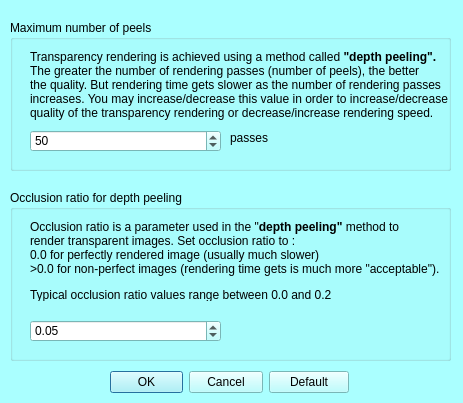
<?xml version="1.0" encoding="UTF-8"?>
<ui version="4.0">
 <class>mqRendererOptionsDialog</class>
 <widget class="QDialog" name="mqRendererOptionsDialog">
  <property name="geometry">
   <rect>
    <x>0</x>
    <y>0</y>
    <width>463</width>
    <height>403</height>
   </rect>
  </property>
  <property name="palette">
   <palette>
    <active>
     <colorrole role="WindowText">
      <brush brushstyle="SolidPattern">
       <color alpha="255">
        <red>0</red>
        <green>0</green>
        <blue>0</blue>
       </color>
      </brush>
     </colorrole>
     <colorrole role="Button">
      <brush brushstyle="SolidPattern">
       <color alpha="255">
        <red>170</red>
        <green>255</green>
        <blue>255</blue>
       </color>
      </brush>
     </colorrole>
     <colorrole role="Light">
      <brush brushstyle="SolidPattern">
       <color alpha="255">
        <red>255</red>
        <green>255</green>
        <blue>255</blue>
       </color>
      </brush>
     </colorrole>
     <colorrole role="Midlight">
      <brush brushstyle="SolidPattern">
       <color alpha="255">
        <red>212</red>
        <green>255</green>
        <blue>255</blue>
       </color>
      </brush>
     </colorrole>
     <colorrole role="Dark">
      <brush brushstyle="SolidPattern">
       <color alpha="255">
        <red>85</red>
        <green>127</green>
        <blue>127</blue>
       </color>
      </brush>
     </colorrole>
     <colorrole role="Mid">
      <brush brushstyle="SolidPattern">
       <color alpha="255">
        <red>113</red>
        <green>170</green>
        <blue>170</blue>
       </color>
      </brush>
     </colorrole>
     <colorrole role="Text">
      <brush brushstyle="SolidPattern">
       <color alpha="255">
        <red>0</red>
        <green>0</green>
        <blue>0</blue>
       </color>
      </brush>
     </colorrole>
     <colorrole role="BrightText">
      <brush brushstyle="SolidPattern">
       <color alpha="255">
        <red>255</red>
        <green>255</green>
        <blue>255</blue>
       </color>
      </brush>
     </colorrole>
     <colorrole role="ButtonText">
      <brush brushstyle="SolidPattern">
       <color alpha="255">
        <red>0</red>
        <green>0</green>
        <blue>0</blue>
       </color>
      </brush>
     </colorrole>
     <colorrole role="Base">
      <brush brushstyle="SolidPattern">
       <color alpha="255">
        <red>255</red>
        <green>255</green>
        <blue>255</blue>
       </color>
      </brush>
     </colorrole>
     <colorrole role="Window">
      <brush brushstyle="SolidPattern">
       <color alpha="255">
        <red>170</red>
        <green>255</green>
        <blue>255</blue>
       </color>
      </brush>
     </colorrole>
     <colorrole role="Shadow">
      <brush brushstyle="SolidPattern">
       <color alpha="255">
        <red>0</red>
        <green>0</green>
        <blue>0</blue>
       </color>
      </brush>
     </colorrole>
     <colorrole role="AlternateBase">
      <brush brushstyle="SolidPattern">
       <color alpha="255">
        <red>212</red>
        <green>255</green>
        <blue>255</blue>
       </color>
      </brush>
     </colorrole>
     <colorrole role="ToolTipBase">
      <brush brushstyle="SolidPattern">
       <color alpha="255">
        <red>255</red>
        <green>255</green>
        <blue>220</blue>
       </color>
      </brush>
     </colorrole>
     <colorrole role="ToolTipText">
      <brush brushstyle="SolidPattern">
       <color alpha="255">
        <red>0</red>
        <green>0</green>
        <blue>0</blue>
       </color>
      </brush>
     </colorrole>
     <colorrole role="PlaceholderText">
      <brush brushstyle="NoBrush">
       <color alpha="128">
        <red>0</red>
        <green>0</green>
        <blue>0</blue>
       </color>
      </brush>
     </colorrole>
    </active>
    <inactive>
     <colorrole role="WindowText">
      <brush brushstyle="SolidPattern">
       <color alpha="255">
        <red>0</red>
        <green>0</green>
        <blue>0</blue>
       </color>
      </brush>
     </colorrole>
     <colorrole role="Button">
      <brush brushstyle="SolidPattern">
       <color alpha="255">
        <red>170</red>
        <green>255</green>
        <blue>255</blue>
       </color>
      </brush>
     </colorrole>
     <colorrole role="Light">
      <brush brushstyle="SolidPattern">
       <color alpha="255">
        <red>255</red>
        <green>255</green>
        <blue>255</blue>
       </color>
      </brush>
     </colorrole>
     <colorrole role="Midlight">
      <brush brushstyle="SolidPattern">
       <color alpha="255">
        <red>212</red>
        <green>255</green>
        <blue>255</blue>
       </color>
      </brush>
     </colorrole>
     <colorrole role="Dark">
      <brush brushstyle="SolidPattern">
       <color alpha="255">
        <red>85</red>
        <green>127</green>
        <blue>127</blue>
       </color>
      </brush>
     </colorrole>
     <colorrole role="Mid">
      <brush brushstyle="SolidPattern">
       <color alpha="255">
        <red>113</red>
        <green>170</green>
        <blue>170</blue>
       </color>
      </brush>
     </colorrole>
     <colorrole role="Text">
      <brush brushstyle="SolidPattern">
       <color alpha="255">
        <red>0</red>
        <green>0</green>
        <blue>0</blue>
       </color>
      </brush>
     </colorrole>
     <colorrole role="BrightText">
      <brush brushstyle="SolidPattern">
       <color alpha="255">
        <red>255</red>
        <green>255</green>
        <blue>255</blue>
       </color>
      </brush>
     </colorrole>
     <colorrole role="ButtonText">
      <brush brushstyle="SolidPattern">
       <color alpha="255">
        <red>0</red>
        <green>0</green>
        <blue>0</blue>
       </color>
      </brush>
     </colorrole>
     <colorrole role="Base">
      <brush brushstyle="SolidPattern">
       <color alpha="255">
        <red>255</red>
        <green>255</green>
        <blue>255</blue>
       </color>
      </brush>
     </colorrole>
     <colorrole role="Window">
      <brush brushstyle="SolidPattern">
       <color alpha="255">
        <red>170</red>
        <green>255</green>
        <blue>255</blue>
       </color>
      </brush>
     </colorrole>
     <colorrole role="Shadow">
      <brush brushstyle="SolidPattern">
       <color alpha="255">
        <red>0</red>
        <green>0</green>
        <blue>0</blue>
       </color>
      </brush>
     </colorrole>
     <colorrole role="AlternateBase">
      <brush brushstyle="SolidPattern">
       <color alpha="255">
        <red>212</red>
        <green>255</green>
        <blue>255</blue>
       </color>
      </brush>
     </colorrole>
     <colorrole role="ToolTipBase">
      <brush brushstyle="SolidPattern">
       <color alpha="255">
        <red>255</red>
        <green>255</green>
        <blue>220</blue>
       </color>
      </brush>
     </colorrole>
     <colorrole role="ToolTipText">
      <brush brushstyle="SolidPattern">
       <color alpha="255">
        <red>0</red>
        <green>0</green>
        <blue>0</blue>
       </color>
      </brush>
     </colorrole>
     <colorrole role="PlaceholderText">
      <brush brushstyle="NoBrush">
       <color alpha="128">
        <red>0</red>
        <green>0</green>
        <blue>0</blue>
       </color>
      </brush>
     </colorrole>
    </inactive>
    <disabled>
     <colorrole role="WindowText">
      <brush brushstyle="SolidPattern">
       <color alpha="255">
        <red>85</red>
        <green>127</green>
        <blue>127</blue>
       </color>
      </brush>
     </colorrole>
     <colorrole role="Button">
      <brush brushstyle="SolidPattern">
       <color alpha="255">
        <red>170</red>
        <green>255</green>
        <blue>255</blue>
       </color>
      </brush>
     </colorrole>
     <colorrole role="Light">
      <brush brushstyle="SolidPattern">
       <color alpha="255">
        <red>255</red>
        <green>255</green>
        <blue>255</blue>
       </color>
      </brush>
     </colorrole>
     <colorrole role="Midlight">
      <brush brushstyle="SolidPattern">
       <color alpha="255">
        <red>212</red>
        <green>255</green>
        <blue>255</blue>
       </color>
      </brush>
     </colorrole>
     <colorrole role="Dark">
      <brush brushstyle="SolidPattern">
       <color alpha="255">
        <red>85</red>
        <green>127</green>
        <blue>127</blue>
       </color>
      </brush>
     </colorrole>
     <colorrole role="Mid">
      <brush brushstyle="SolidPattern">
       <color alpha="255">
        <red>113</red>
        <green>170</green>
        <blue>170</blue>
       </color>
      </brush>
     </colorrole>
     <colorrole role="Text">
      <brush brushstyle="SolidPattern">
       <color alpha="255">
        <red>85</red>
        <green>127</green>
        <blue>127</blue>
       </color>
      </brush>
     </colorrole>
     <colorrole role="BrightText">
      <brush brushstyle="SolidPattern">
       <color alpha="255">
        <red>255</red>
        <green>255</green>
        <blue>255</blue>
       </color>
      </brush>
     </colorrole>
     <colorrole role="ButtonText">
      <brush brushstyle="SolidPattern">
       <color alpha="255">
        <red>85</red>
        <green>127</green>
        <blue>127</blue>
       </color>
      </brush>
     </colorrole>
     <colorrole role="Base">
      <brush brushstyle="SolidPattern">
       <color alpha="255">
        <red>170</red>
        <green>255</green>
        <blue>255</blue>
       </color>
      </brush>
     </colorrole>
     <colorrole role="Window">
      <brush brushstyle="SolidPattern">
       <color alpha="255">
        <red>170</red>
        <green>255</green>
        <blue>255</blue>
       </color>
      </brush>
     </colorrole>
     <colorrole role="Shadow">
      <brush brushstyle="SolidPattern">
       <color alpha="255">
        <red>0</red>
        <green>0</green>
        <blue>0</blue>
       </color>
      </brush>
     </colorrole>
     <colorrole role="AlternateBase">
      <brush brushstyle="SolidPattern">
       <color alpha="255">
        <red>170</red>
        <green>255</green>
        <blue>255</blue>
       </color>
      </brush>
     </colorrole>
     <colorrole role="ToolTipBase">
      <brush brushstyle="SolidPattern">
       <color alpha="255">
        <red>255</red>
        <green>255</green>
        <blue>220</blue>
       </color>
      </brush>
     </colorrole>
     <colorrole role="ToolTipText">
      <brush brushstyle="SolidPattern">
       <color alpha="255">
        <red>0</red>
        <green>0</green>
        <blue>0</blue>
       </color>
      </brush>
     </colorrole>
     <colorrole role="PlaceholderText">
      <brush brushstyle="NoBrush">
       <color alpha="128">
        <red>0</red>
        <green>0</green>
        <blue>0</blue>
       </color>
      </brush>
     </colorrole>
    </disabled>
   </palette>
  </property>
  <property name="windowTitle">
   <string>Renderer options</string>
  </property>
  <widget class="QWidget" name="layoutWidget">
   <property name="geometry">
    <rect>
     <x>110</x>
     <y>370</y>
     <width>239</width>
     <height>25</height>
    </rect>
   </property>
   <layout class="QHBoxLayout" name="horizontalLayout_2">
    <item>
     <widget class="QDialogButtonBox" name="buttonBox">
      <property name="orientation">
       <enum>Qt::Horizontal</enum>
      </property>
      <property name="standardButtons">
       <set>QDialogButtonBox::Cancel|QDialogButtonBox::Ok</set>
      </property>
     </widget>
    </item>
    <item>
     <widget class="QPushButton" name="reinit">
      <property name="text">
       <string>Default</string>
      </property>
     </widget>
    </item>
   </layout>
  </widget>
  <widget class="QGroupBox" name="groupBox_2">
   <property name="geometry">
    <rect>
     <x>10</x>
     <y>20</y>
     <width>441</width>
     <height>151</height>
    </rect>
   </property>
   <property name="title">
    <string>Maximum number of peels</string>
   </property>
   <widget class="QLabel" name="label_9">
    <property name="geometry">
     <rect>
      <x>20</x>
      <y>30</y>
      <width>1791</width>
      <height>71</height>
     </rect>
    </property>
    <property name="text">
     <string>&lt;html&gt;&lt;head/&gt;&lt;body&gt;&lt;p&gt;Transparency rendering is achieved using a method called&lt;span style=&quot; font-weight:600;&quot;&gt; &amp;quot;depth peeling&amp;quot;. &lt;br/&gt;&lt;/span&gt;The greater the number of rendering passes (number of peels), the better &lt;br/&gt;the quality. But rendering time gets slower as the number of rendering passes&lt;br/&gt;increases. You may increase/decrease this value in order to increase/decrease the&lt;br/&gt;quality of the transparency rendering or decrease/increase rendering speed.&lt;br/&gt;&lt;/p&gt;&lt;/body&gt;&lt;/html&gt;</string>
    </property>
   </widget>
   <widget class="QLabel" name="label_10">
    <property name="geometry">
     <rect>
      <x>220</x>
      <y>110</y>
      <width>41</width>
      <height>16</height>
     </rect>
    </property>
    <property name="text">
     <string>&lt;html&gt;&lt;head/&gt;&lt;body&gt;&lt;p&gt;passes&lt;/p&gt;&lt;/body&gt;&lt;/html&gt;</string>
    </property>
   </widget>
   <widget class="QSpinBox" name="numPeels">
    <property name="geometry">
     <rect>
      <x>20</x>
      <y>110</y>
      <width>191</width>
      <height>22</height>
     </rect>
    </property>
    <property name="minimum">
     <number>1</number>
    </property>
    <property name="maximum">
     <number>1000</number>
    </property>
    <property name="singleStep">
     <number>1</number>
    </property>
    <property name="value">
     <number>50</number>
    </property>
   </widget>
  </widget>
  <widget class="QGroupBox" name="groupBox_3">
   <property name="geometry">
    <rect>
     <x>10</x>
     <y>190</y>
     <width>441</width>
     <height>171</height>
    </rect>
   </property>
   <property name="title">
    <string>Occlusion ratio for depth peeling</string>
   </property>
   <widget class="QLabel" name="label_11">
    <property name="geometry">
     <rect>
      <x>20</x>
      <y>30</y>
      <width>1791</width>
      <height>81</height>
     </rect>
    </property>
    <property name="text">
     <string>&lt;html&gt;&lt;head/&gt;&lt;body&gt;&lt;p&gt;Occlusion ratio is a parameter used in the &amp;quot;&lt;span style=&quot; font-weight:600;&quot;&gt;depth peeling&amp;quot;&lt;/span&gt; method to &lt;br/&gt;render transparent images. Set occlusion ratio to :&lt;br/&gt;0.0 for perfectly rendered image (usually much slower)&lt;br/&gt;&amp;gt;0.0 for non-perfect images (rendering time gets is much more &amp;quot;acceptable&amp;quot;).&lt;/p&gt;&lt;p&gt;Typical occlusion ratio values range between 0.0 and 0.2&lt;/p&gt;&lt;/body&gt;&lt;/html&gt;</string>
    </property>
   </widget>
   <widget class="QDoubleSpinBox" name="occlusionRatio">
    <property name="geometry">
     <rect>
      <x>20</x>
      <y>130</y>
      <width>191</width>
      <height>22</height>
     </rect>
    </property>
    <property name="maximum">
     <double>1.000000000000000</double>
    </property>
    <property name="singleStep">
     <double>0.010000000000000</double>
    </property>
    <property name="value">
     <double>0.050000000000000</double>
    </property>
   </widget>
  </widget>
 </widget>
 <resources>
  <include location="../Icons/icons.qrc"/>
  <include location="../Icons/icons.qrc"/>
 </resources>
 <connections>
  <connection>
   <sender>buttonBox</sender>
   <signal>accepted()</signal>
   <receiver>mqRendererOptionsDialog</receiver>
   <slot>accept()</slot>
   <hints>
    <hint type="sourcelabel">
     <x>248</x>
     <y>254</y>
    </hint>
    <hint type="destinationlabel">
     <x>157</x>
     <y>274</y>
    </hint>
   </hints>
  </connection>
  <connection>
   <sender>buttonBox</sender>
   <signal>rejected()</signal>
   <receiver>mqRendererOptionsDialog</receiver>
   <slot>reject()</slot>
   <hints>
    <hint type="sourcelabel">
     <x>316</x>
     <y>260</y>
    </hint>
    <hint type="destinationlabel">
     <x>286</x>
     <y>274</y>
    </hint>
   </hints>
  </connection>
 </connections>
</ui>
